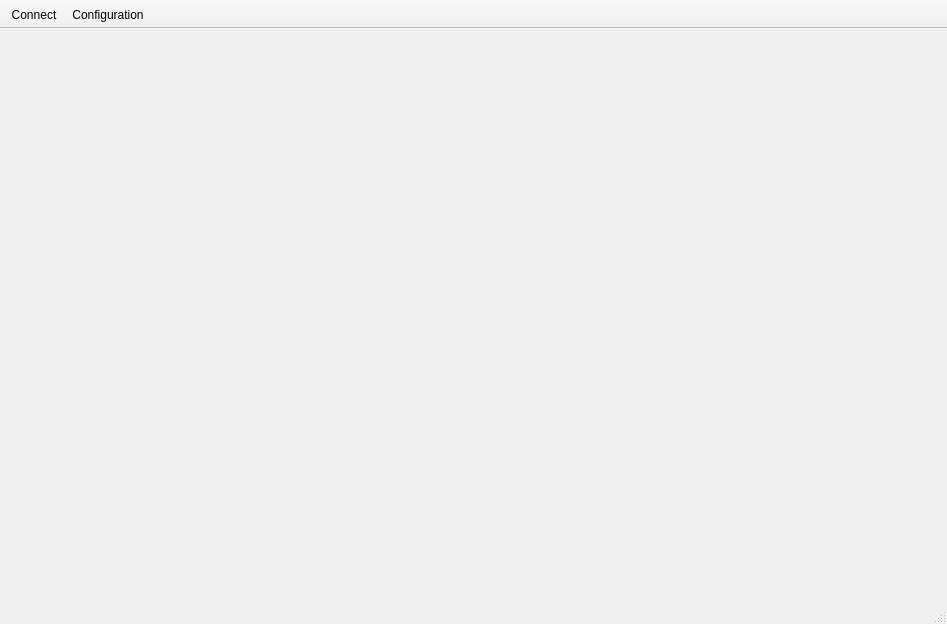
<?xml version="1.0" encoding="UTF-8"?>
<ui version="4.0">
 <class>MainWindow</class>
 <widget class="QMainWindow" name="MainWindow">
  <property name="geometry">
   <rect>
    <x>0</x>
    <y>0</y>
    <width>947</width>
    <height>624</height>
   </rect>
  </property>
  <property name="windowTitle">
   <string>MainWindow</string>
  </property>
  <widget class="QWidget" name="centralwidget">
   <layout class="QGridLayout" name="gridLayout">
    <item row="0" column="0">
     <widget class="QGst::Ui::VideoWidget" name="testWidget" native="true"/>
    </item>
   </layout>
  </widget>
  <widget class="QMenuBar" name="menubar">
   <property name="geometry">
    <rect>
     <x>0</x>
     <y>0</y>
     <width>947</width>
     <height>19</height>
    </rect>
   </property>
  </widget>
  <widget class="QStatusBar" name="statusbar"/>
  <widget class="QToolBar" name="toolBar">
   <property name="windowTitle">
    <string>toolBar</string>
   </property>
   <property name="movable">
    <bool>false</bool>
   </property>
   <property name="floatable">
    <bool>false</bool>
   </property>
   <attribute name="toolBarArea">
    <enum>TopToolBarArea</enum>
   </attribute>
   <attribute name="toolBarBreak">
    <bool>false</bool>
   </attribute>
   <addaction name="actionConnect"/>
   <addaction name="actionConfigure"/>
  </widget>
  <action name="actionConnect">
   <property name="text">
    <string>Connect</string>
   </property>
  </action>
  <action name="actionConfigure">
   <property name="text">
    <string>Configuration</string>
   </property>
  </action>
 </widget>
 <customwidgets>
  <customwidget>
   <class>QGst::Ui::VideoWidget</class>
   <extends>QWidget</extends>
   <header>qgst::ui::videowidget.h</header>
  </customwidget>
 </customwidgets>
 <resources/>
 <connections/>
</ui>
